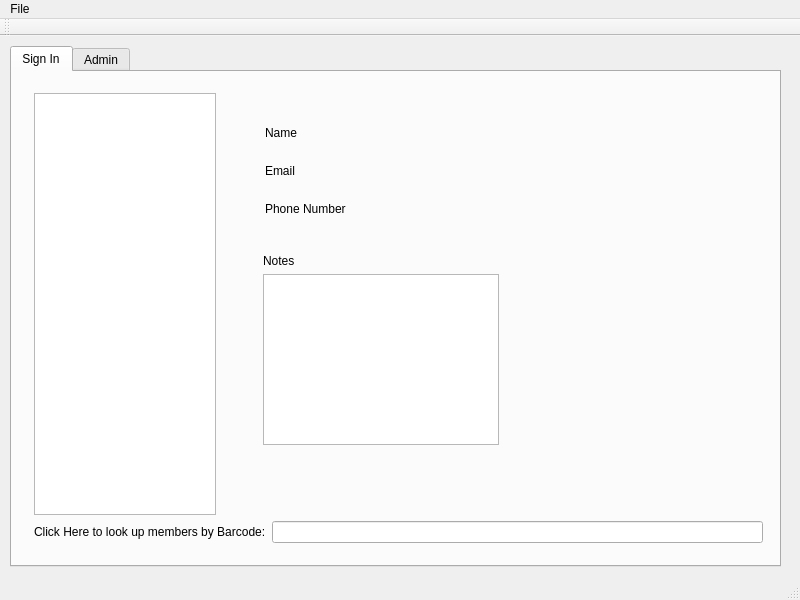
<?xml version="1.0" encoding="UTF-8"?>
<ui version="4.0">
 <class>MainWindow</class>
 <widget class="QMainWindow" name="MainWindow">
  <property name="geometry">
   <rect>
    <x>0</x>
    <y>0</y>
    <width>800</width>
    <height>600</height>
   </rect>
  </property>
  <property name="sizePolicy">
   <sizepolicy hsizetype="Expanding" vsizetype="Expanding">
    <horstretch>0</horstretch>
    <verstretch>0</verstretch>
   </sizepolicy>
  </property>
  <property name="windowTitle">
   <string>MainWindow</string>
  </property>
  <widget class="QWidget" name="centralWidget">
   <widget class="QTabWidget" name="tabWidget">
    <property name="geometry">
     <rect>
      <x>10</x>
      <y>10</y>
      <width>771</width>
      <height>521</height>
     </rect>
    </property>
    <property name="currentIndex">
     <number>0</number>
    </property>
    <widget class="QWidget" name="tab">
     <attribute name="title">
      <string>Sign In</string>
     </attribute>
     <widget class="QWidget" name="layoutWidget">
      <property name="geometry">
       <rect>
        <x>11</x>
        <y>10</y>
        <width>751</width>
        <height>472</height>
       </rect>
      </property>
      <layout class="QVBoxLayout" name="verticalLayout_2">
       <item>
        <layout class="QHBoxLayout" name="horizontalLayout">
         <item>
          <widget class="QListView" name="nameList">
           <property name="maximumSize">
            <size>
             <width>200</width>
             <height>16777215</height>
            </size>
           </property>
          </widget>
         </item>
         <item>
          <widget class="QWidget" name="memberView" native="true">
           <property name="minimumSize">
            <size>
             <width>541</width>
             <height>437</height>
            </size>
           </property>
           <property name="maximumSize">
            <size>
             <width>541</width>
             <height>437</height>
            </size>
           </property>
           <widget class="QWidget" name="layoutWidget">
            <property name="geometry">
             <rect>
              <x>32</x>
              <y>12</y>
              <width>494</width>
              <height>131</height>
             </rect>
            </property>
            <layout class="QGridLayout" name="gridLayout_2">
             <item row="0" column="0">
              <widget class="QLabel" name="label_2">
               <property name="text">
                <string>Name</string>
               </property>
              </widget>
             </item>
             <item row="0" column="1">
              <widget class="QLabel" name="name">
               <property name="font">
                <font>
                 <pointsize>24</pointsize>
                </font>
               </property>
               <property name="text">
                <string/>
               </property>
              </widget>
             </item>
             <item row="1" column="0">
              <widget class="QLabel" name="label_3">
               <property name="text">
                <string>Email</string>
               </property>
              </widget>
             </item>
             <item row="1" column="1">
              <widget class="QLabel" name="email">
               <property name="font">
                <font>
                 <pointsize>24</pointsize>
                </font>
               </property>
               <property name="text">
                <string/>
               </property>
              </widget>
             </item>
             <item row="2" column="0">
              <widget class="QLabel" name="label_4">
               <property name="text">
                <string>Phone Number</string>
               </property>
              </widget>
             </item>
             <item row="2" column="1">
              <widget class="QLabel" name="phone">
               <property name="font">
                <font>
                 <pointsize>24</pointsize>
                </font>
               </property>
               <property name="text">
                <string/>
               </property>
              </widget>
             </item>
            </layout>
           </widget>
           <widget class="QWidget" name="layoutWidget">
            <property name="geometry">
             <rect>
              <x>30</x>
              <y>150</y>
              <width>258</width>
              <height>213</height>
             </rect>
            </property>
            <layout class="QVBoxLayout" name="verticalLayout">
             <item>
              <widget class="QLabel" name="label_5">
               <property name="text">
                <string>Notes</string>
               </property>
              </widget>
             </item>
             <item>
              <widget class="QPlainTextEdit" name="comments"/>
             </item>
            </layout>
           </widget>
          </widget>
         </item>
        </layout>
       </item>
       <item>
        <layout class="QHBoxLayout" name="horizontalLayout_3">
         <item>
          <widget class="QLabel" name="label">
           <property name="text">
            <string>Click Here to look up members by Barcode:</string>
           </property>
          </widget>
         </item>
         <item>
          <widget class="QLineEdit" name="barcodeInput"/>
         </item>
        </layout>
       </item>
      </layout>
     </widget>
    </widget>
    <widget class="QWidget" name="tab_2">
     <attribute name="title">
      <string>Admin</string>
     </attribute>
     <widget class="QWidget" name="layoutWidget">
      <property name="geometry">
       <rect>
        <x>0</x>
        <y>10</y>
        <width>761</width>
        <height>471</height>
       </rect>
      </property>
      <layout class="QHBoxLayout" name="horizontalLayout_4">
       <item>
        <widget class="QTableWidget" name="inTimes"/>
       </item>
       <item>
        <widget class="QTableWidget" name="outTimes"/>
       </item>
      </layout>
     </widget>
    </widget>
   </widget>
  </widget>
  <widget class="QMenuBar" name="menuBar">
   <property name="geometry">
    <rect>
     <x>0</x>
     <y>0</y>
     <width>800</width>
     <height>20</height>
    </rect>
   </property>
   <widget class="QMenu" name="menuFile">
    <property name="title">
     <string>File</string>
    </property>
    <widget class="QMenu" name="menuExport">
     <property name="title">
      <string>Export</string>
     </property>
     <addaction name="actionExport_Nametags"/>
     <addaction name="actionTODO"/>
    </widget>
    <addaction name="actionNew_2"/>
    <addaction name="actionOpen_2"/>
    <addaction name="actionSave_2"/>
    <addaction name="separator"/>
    <addaction name="actionRegister"/>
    <addaction name="menuExport"/>
    <addaction name="actionImport"/>
   </widget>
   <addaction name="menuFile"/>
  </widget>
  <widget class="QToolBar" name="mainToolBar">
   <attribute name="toolBarArea">
    <enum>TopToolBarArea</enum>
   </attribute>
   <attribute name="toolBarBreak">
    <bool>false</bool>
   </attribute>
  </widget>
  <widget class="QStatusBar" name="statusBar"/>
  <action name="actionNew">
   <property name="text">
    <string>New</string>
   </property>
  </action>
  <action name="actionOpen">
   <property name="text">
    <string>Open</string>
   </property>
  </action>
  <action name="actionSave">
   <property name="text">
    <string>Save</string>
   </property>
  </action>
  <action name="actionNew_2">
   <property name="text">
    <string>New</string>
   </property>
  </action>
  <action name="actionOpen_2">
   <property name="text">
    <string>Open</string>
   </property>
  </action>
  <action name="actionSave_2">
   <property name="text">
    <string>Save</string>
   </property>
  </action>
  <action name="actionRegister">
   <property name="text">
    <string>Register</string>
   </property>
  </action>
  <action name="actionExport_Nametags">
   <property name="text">
    <string>Export Nametags</string>
   </property>
  </action>
  <action name="actionTODO">
   <property name="text">
    <string>TODO</string>
   </property>
  </action>
  <action name="actionImport">
   <property name="text">
    <string>Import</string>
   </property>
  </action>
 </widget>
 <layoutdefault spacing="6" margin="11"/>
 <resources/>
 <connections/>
</ui>
